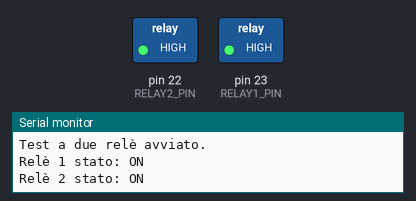
Bench run of a sketch on a simulated Arduino Mega 2560, built with avr-gcc and run on an emulated ATmega2560. Parts: switched loads named in the sketch (green lamp = pin HIGH), the last lines printed to the serial monitor.

Above: at 2.5 s.
At 7.5 s:
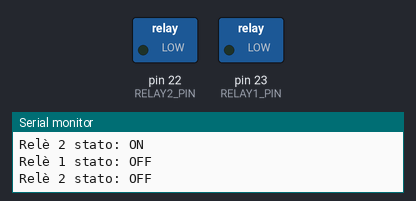
Timing chart, 0 to 13.0 s (numbered marks = the images above):
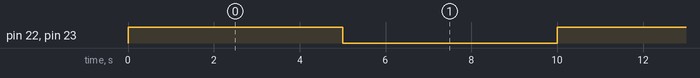

Measured:
- by itself, pin 22 (RELAY2_PIN), pin 23 (RELAY1_PIN): alternates HIGH for 5.0 s and LOW for 5.0 s

The sketch:

2_relays_module.ino
```cpp
#include <Arduino.h>

// definizione dei pin
#define RELAY1_PIN 23
#define RELAY2_PIN 22

// stato dei relè
bool relay1State = false;
bool relay2State = false;

void setup() {
  // configurazione pin relè come output
  pinMode(RELAY1_PIN, OUTPUT);
  pinMode(RELAY2_PIN, OUTPUT);

  // inizializza relè in stato spento
  digitalWrite(RELAY1_PIN, LOW);
  digitalWrite(RELAY2_PIN, LOW);

  Serial.begin(115200);
  Serial.println("Test a due relè avviato.");
}

void loop() {
  relay1State = !relay1State;  // inverti lo stato del relè
  digitalWrite(RELAY1_PIN, relay1State ? HIGH : LOW);
  Serial.print("Relè 1 stato: ");
  Serial.println(relay1State ? "ON" : "OFF");

  relay2State = !relay2State;  // inverti lo stato del relè
  digitalWrite(RELAY2_PIN, relay2State ? HIGH : LOW);
  Serial.print("Relè 2 stato: ");
  Serial.println(relay2State ? "ON" : "OFF");
  delay(5000);
}
```
